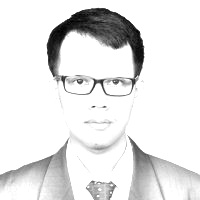
#> input picture Kelas/achmad indra aulia GB.jpg, 200 x 200 px, found by its file name; its folder holds only this picture in this run
$ jupyter execute --allow-errors gausianBlur.ipynb
#> lines starting #> are read from the running program, lines starting #| are printed output that depends on the picture
<a href="https://colab.research.google.com/github/achmadindra/Tugas_Kelompok_Pengenalan-Wajah-dengan-Deepface/blob/main/gausianBlur.ipynb" target="_parent"></a>

# Proses Data augmentation, penambahan data hasil Gaussian Blur pada database

[cell 1]
from google.colab import drive
drive.mount('/content/drive/')

#> (a cell that did not finish here is left out)

[cell 3]
#hapus karakter \n
newlistfile=[]
#> (the rest of this cell did not finish here and is left out)

[cell 4]
print(newlistfile)

[cell 5]
import cv2
import os

[cell 6]
#convert img dg Gausian Blur
for filename in os.listdir('/content/drive/MyDrive/tugasFR/Kelas'):
  ext = [".jpg", ".jpeg", ".png", ".jfif"]
  if filename.endswith(tuple(ext)):

    img_path="/content/drive/MyDrive/tugasFR/Kelas/"+filename
    img = cv2.imread(img_path)
#> img is the input picture: shape (200, 200, 3); min 0, max 255, mean 229.6
    gray = cv2.cvtColor(img,cv2.COLOR_BGR2GRAY)
    smooth = cv2.GaussianBlur(gray, (125,125), 0)
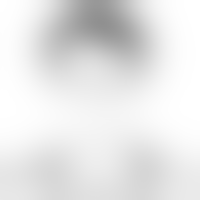
#> smooth: shape (200, 200); min 144, max 255, mean 229.5
    division = cv2.divide(gray, smooth, scale=255)
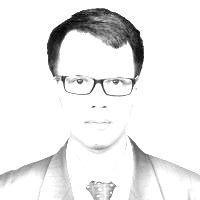
#> division: shape (200, 200); min 0, max 255, mean 235.9
    lensubstring=len(filename)
    posTitik=filename.rfind('.', 0, lensubstring)
    nmFile=filename[0:posTitik]
    fileBaru=nmFile+' GB'
    print(fileBaru)
    pathfilebaru="/content/drive/MyDrive/tugasFR/Kelas/"+fileBaru+".jpg"
    cv2.imwrite(pathfilebaru,division)

$ run again, on Kelas/ahmad luky ramdani GB.jpg
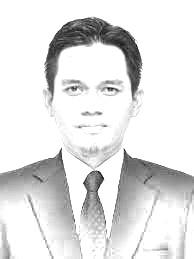
#> input picture Kelas/ahmad luky ramdani GB.jpg, 194 x 259 px, found by its file name
#> img is the input picture: shape (259, 194, 3); min 12, max 255, mean 226.3
#> `smooth = cv2.GaussianBlur(gray, (125,125), 0)`:
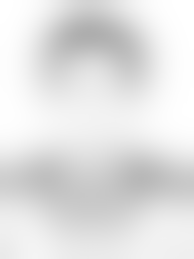
#> smooth: shape (259, 194); min 173, max 255, mean 226.3
#> `division = cv2.divide(gray, smooth, scale=255)`:
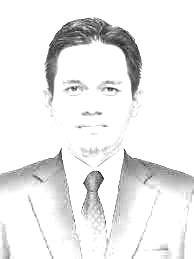
#> division: shape (259, 194); min 15, max 255, mean 236.8

$ run again, on Kelas/ahmad luky ramdani.jfif
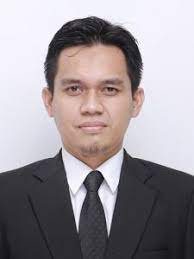
#> input picture Kelas/ahmad luky ramdani.jfif, 194 x 259 px, found by its file name
#> img is the input picture: shape (259, 194, 3); mean B, G, R 152.8, 147.7, 155
#> `smooth = cv2.GaussianBlur(gray, (125,125), 0)`:
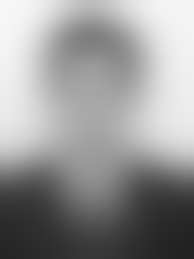
#> smooth: shape (259, 194); min 33, max 247, mean 150.4
#> `division = cv2.divide(gray, smooth, scale=255)`:
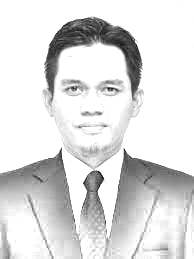
#> division: shape (259, 194); min 9, max 255, mean 221.9

$ run again, on Kelas/andik wijanarko GB.jpg
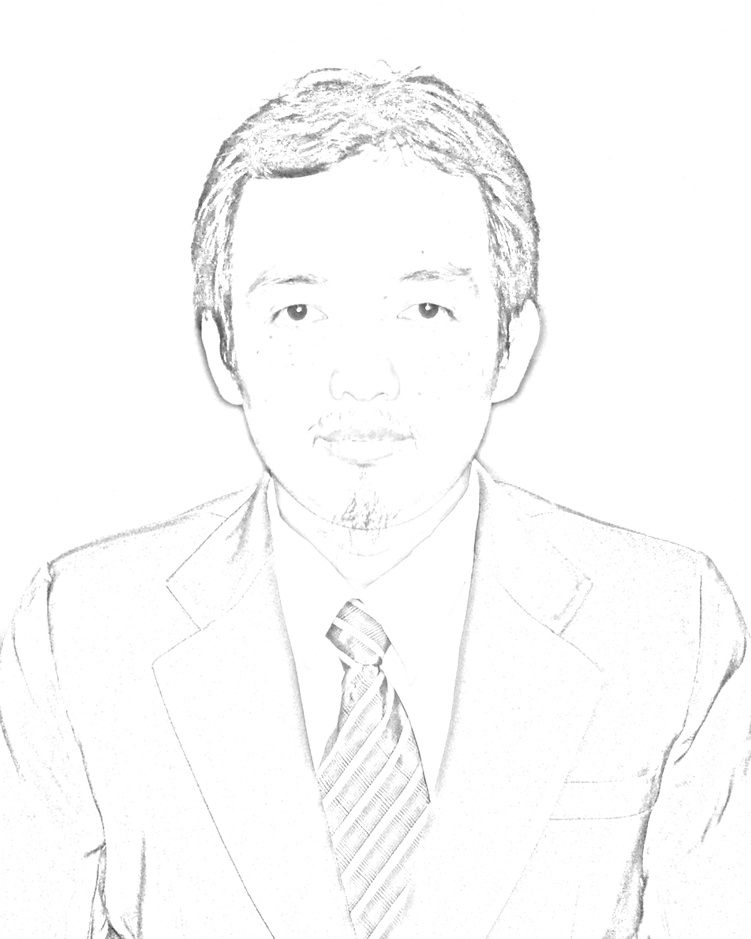
#> input picture Kelas/andik wijanarko GB.jpg, 751 x 939 px, shrunk from 2400 x 3000 before the run, found by its file name
#> img is the input picture: shape (939, 751, 3); min 55, max 255, mean 250.7
#> `smooth = cv2.GaussianBlur(gray, (125,125), 0)`:
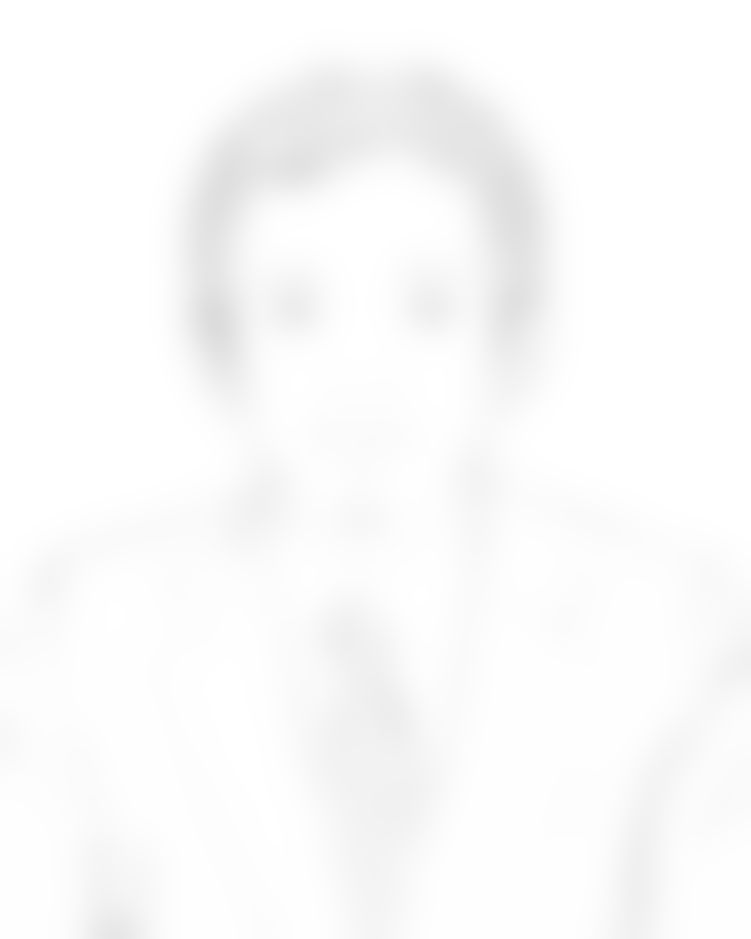
#> smooth: shape (939, 751); min 220, max 255, mean 250.7
